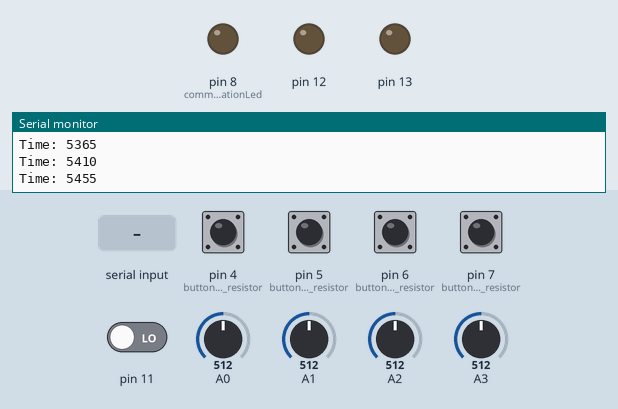
Recording of a sketch running on a simulated Arduino Uno, built with avr-gcc and run on an emulated ATmega328P. Shown: output pins drawn as LEDs (lit = HIGH), the last lines printed to the serial monitor. The inputs (shaded band) are chosen by the test bench; at power-on: pin 4 (button_pull-up_resistor), pin 5 (button_pull-up_resistor), pin 6 (button_pull-up_resistor), pin 7 (button_pull-up_resistor) HIGH, pin 11 LOW, A0 = 512, A1 = 512, A2 = 512, A3 = 512.

Above: at 5.5 s.
5.6 s: "90,45\n" received over Serial
At 6.1 s:
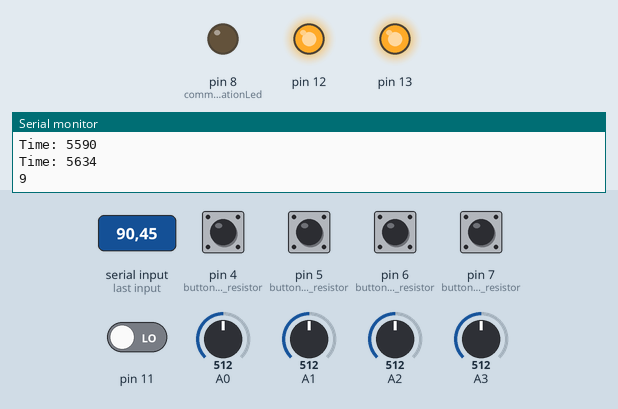
7.1 s: pin 11 driven HIGH
13.1 s: "30,150\n" received over Serial
Timing chart, 0 to 23.1 s (numbered marks = the images above; inputs shaded):
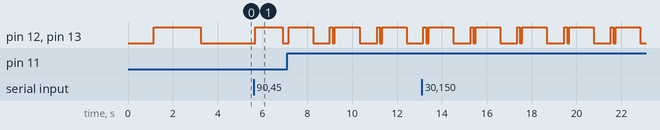

The sketch:

transmitter.ino
```cpp
#include <SoftwareSerial.h>
#include "EBYTE.h"

#define TX  3
#define RX  2
#define M0  13
#define M1  12
#define AUX  11
#define communicationLed 8

int Chan;
unsigned long time;

struct DATA {
  int j1posY;
  int j1posX;
  int j2posY;
  int j2posX;
  boolean button1;
  boolean button2;
  boolean button3;
  boolean button4;
};

DATA MyData;

SoftwareSerial ESerial(TX, RX);

EBYTE Transceiver(&ESerial, M0, M1, AUX);

void setup() {

  Serial.begin(9600);
  ESerial.begin(9600);
  Serial.println("Starting Sender");
  Transceiver.init();
  pinMode(4, INPUT_PULLUP); //button pull-up resistor
  pinMode(5, INPUT_PULLUP); //button pull-up resistor
  pinMode(6, INPUT_PULLUP); //button pull-up resistor
  pinMode(7, INPUT_PULLUP); //button pull-up resistor
  pinMode(communicationLed, OUTPUT); //communication Led config
  // Transceiver.SetTransmitPower(OPT_TP20); UDR_115200 try this later
  // Transceiver.SetAirDataRate(ADR_8K);
  //Transceiver.SetAddressH(0);
  //Transceiver.SetAddressL(0);
  //Transceiver.SetChannel(2);
  //Transceiver.SaveParameters(PERMANENT);
  // Transceiver.PrintParameters();
  // SetWORTIming(OPT_WAKEUP250);

}

void loop() {

  MyData.j1posX = map(analogRead(A0), 0, 1023, 0, 180); // Convert the analog read value from 0 to 1023 into values from 0 to 180
  MyData.j1posY = map(analogRead(A1), 0, 1023, 0, 180);
  MyData.j2posY = map(analogRead(A2), 0, 1023, 0, 180);
  MyData.j2posX = map(analogRead(A3), 0, 1023, 0, 180);
  if (digitalRead(4)) MyData.button1 = false; else MyData.button1= true;
  if (digitalRead(5)) MyData.button2 = false; else MyData.button2= true;
  if (digitalRead(6)) MyData.button3 = false; else MyData.button3= true;
  if (digitalRead(7)) MyData.button4 = false; else MyData.button4= true;

  Transceiver.SendStruct(&MyData, sizeof(MyData));
  //delay(1000);

    Serial.print("Time: ");
  time = millis();
  Serial.println(time);

  if (Serial.available()) {
    Chan = Serial.read();
    if (Chan > 47) {
      Serial.println(Chan-48);
      Transceiver.SetChannel(Chan-48);
      Transceiver.SaveParameters(PERMANENT);
      Transceiver.PrintParameters();
    }
  }

}
```

Measured:
- after the input at 5.6 s, pin 12, pin 13: LOW → HIGH after 0.08 s, → LOW 1.2 s later
